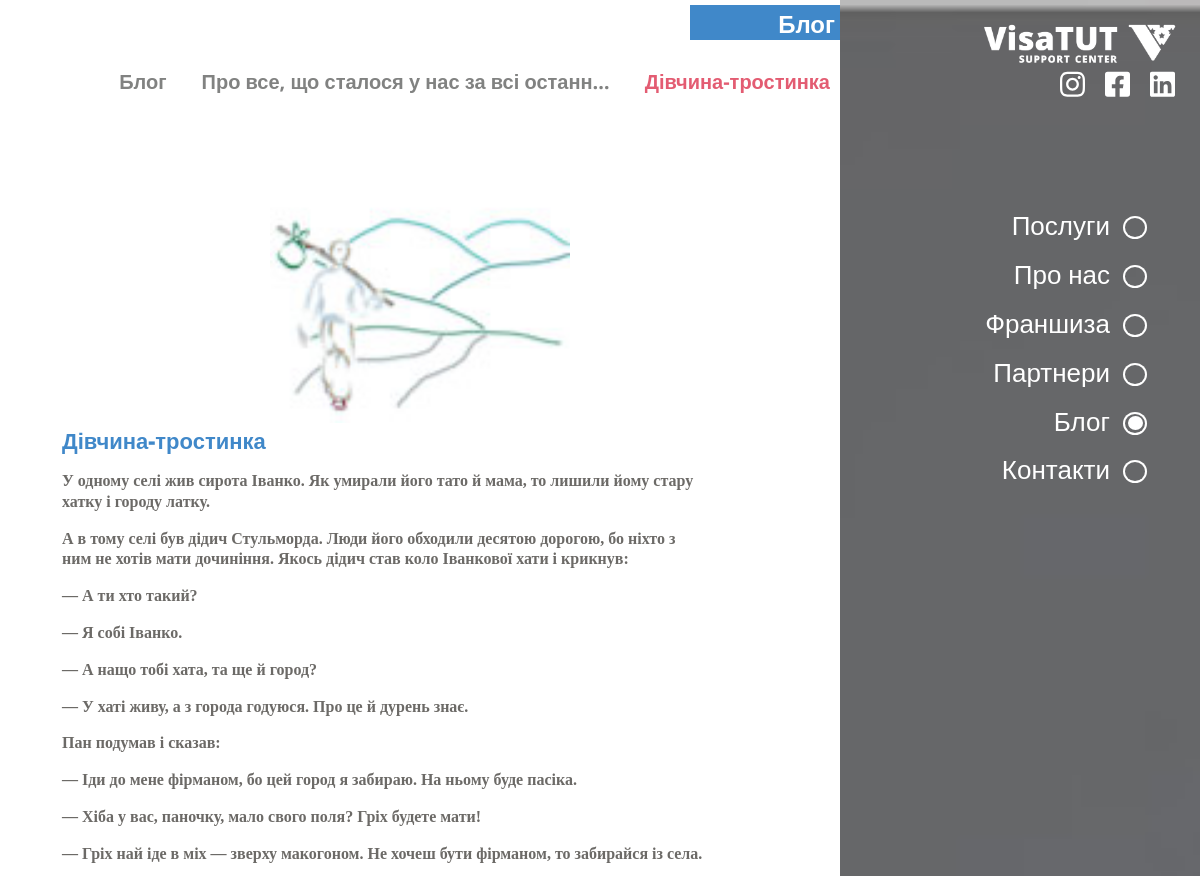
/post/about_all/4/ (upper part), run on an earlier commit of the app's database.
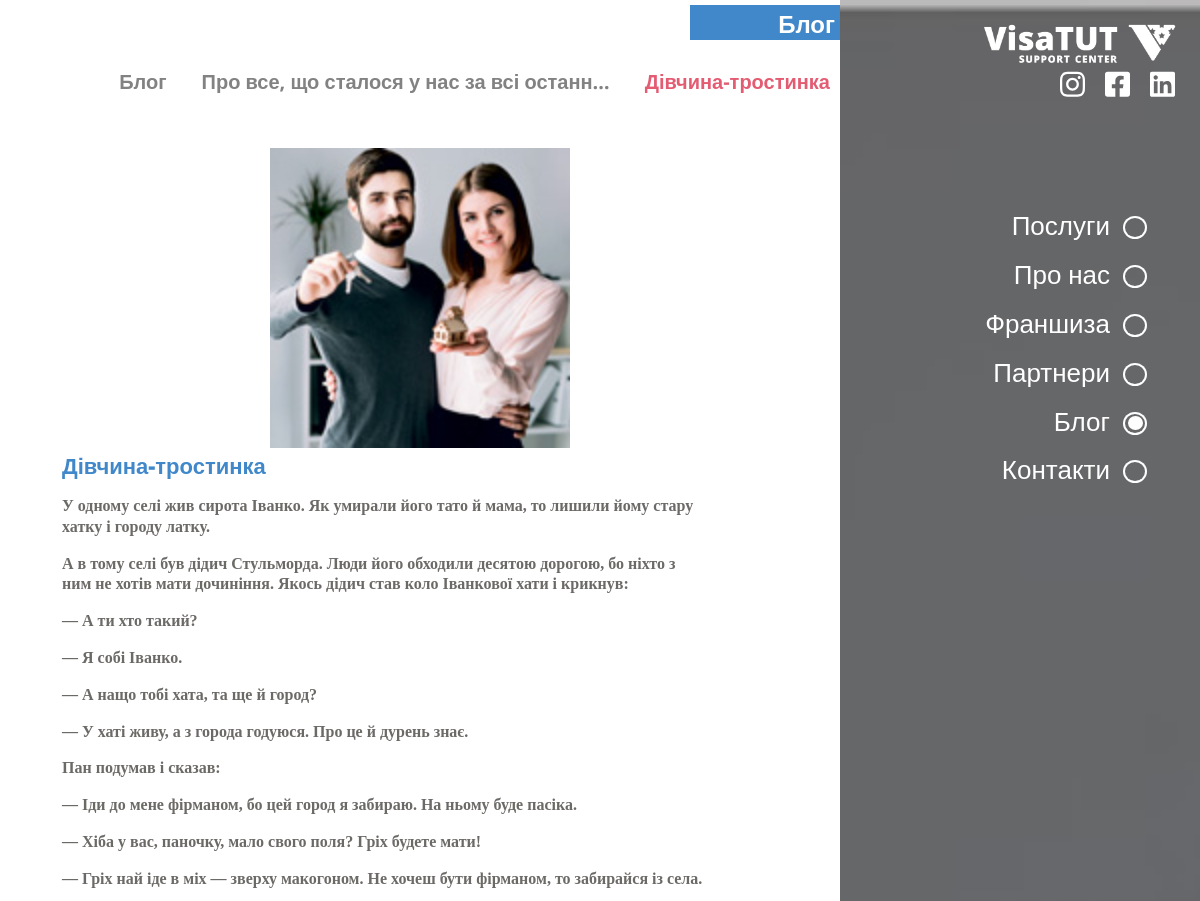
And on a later commit of the database.
### project/blog/models.py (models this page shows, shortened)
class Post(MetaData):
    title           = models.CharField(verbose_name='Заголовок', max_length=150, blank=True, null=True)
    image           = models.ImageField(verbose_name='Зображення', blank=True, null=True)
    text            = HTMLField(verbose_name='Текст', blank=True, null=True)
    post_category   = models.ForeignKey(verbose_name='Відноситься до категорії', to='PostCategory', blank=True, null=True, on_delete=models.CASCADE, related_name='post_categories')
    updated         = models.DateTimeField(verbose_name='Змінено', auto_now=True)
    def get_image_url(self):
        url = ''
        if self.image: url = self.image.url
        return url
    class Meta:
        verbose_name = 'Пост'
        verbose_name_plural = 'Пости'

### project/views.py (the view)
# urls.py: path('post/<slug>/<id>/',  post,              name='post'),
def post(request, slug, id):
    post_category   = PostCategory.objects.get(slug=slug)
    post            = Post.objects.get(id=id)
    title           = post.title
    page, created = Page.objects.get_or_create(
        code    = f"{request.META.get('PATH_INFO')}")
    if not page.title: title = post.title
    return render(request, 'post.html', locals())

### templates/post.html (shortened to what this page needs)
<!DOCTYPE html>
<html lang="en">
<head>
	<link rel="stylesheet" href="/static/css/style.css">
</head>
<body class="services_fixed blog_fixed">
	<div class="nav-bar">
		<a class="logo_link" href="#">
			<div class="logo-wrap">
				<img src="/static/img/logo.png" alt="">
			</div>
		</a>
		<div class="hidden_nav-bar">
			<div data-index="2" data-menuanchor="secondPage" class="hidden_name slide psevdo_link">
				<div class="psevdo_point">
					<div class="psevdo_sub-point">
					</div>
				</div>
				<a href="#secondPage">
					Послуги
				</a>
			</div>
			<div data-index="3" data-menuanchor="3thPage" class="hidden_name slide psevdo_link">
				<div class="psevdo_point">
					<div class="psevdo_sub-point">
					</div>
				</div>
				<a href="#3thPage">
					Про нас
				</a>
			</div>
			<div data-index="4" data-menuanchor="4thpage" class="hidden_name slide psevdo_link">
				<div class="psevdo_point">
					<div class="psevdo_sub-point">
					</div>
				</div>
				<a href="#4thpage">
					Франшиза
				</a>
			</div>
			<div data-index="5" data-menuanchor="5thpage" class="hidden_name slide psevdo_link">
				<div class="psevdo_point">
					<div class="psevdo_sub-point">
					</div>
				</div>
				<a href="#5thpage">
					Партнери
				</a>
			</div>
			<div data-index="6" data-menuanchor="6thpage" class="hidden_name slide psevdo_link">
				<div class="psevdo_point">
					<div class="psevdo_sub-point psevdo_sub-point_active">
					</div>
				</div>
				<a href="#6thpage">
					Блог
				</a>
			</div>
			<div data-index="7" data-menuanchor="7thpage" class="hidden_name slide psevdo_link">
				<div class="psevdo_point">
					<div class="psevdo_sub-point">
					</div>
				</div>
				<a href="#7thpage">
					Контакти
				</a>
			</div>
		</div>
		  <div class="sociate-block">
			<div class="sociate-prof">
			</div>
			<div class="sociate-prof">
			</div>
			<div class="sociate-prof">
			</div>
		</div>
	</div>
		<section id="sect2" class="sect_name section sect2 services2">
			<div class="default-block">
				<div class="default-content">
					<div class="main__title">
						<h1 class="title_name">
							Блог
						</h1>
					</div>
					<div class="mini-navigation-block">
						<div data-scheme="102" class="nav_name nav_name_blog ">
							Блог
						</div>
						<div class="nav_name nav_name_blog">
							<a href="{% url 'blog' post_category.slug %}">{{ post_category.title|truncatechars_html:40 }}</a>
						</div>
						<div class="nav_name nav_name_blog nav_name_active">
							{{ post.title|truncatechars_html:40 }}
						</div>
					</div>
					<div class="blog-block normalScroll">
						<div class="blog-img blog-img_for_link">
							<img src="{{ post.get_image_url }}" alt="{{ post.img_alt }}">
						</div>
						<div class="blog-text">
							<div class="blog__title">
								{{ post.title }}
							</div>
							{{ post.text|safe }}
						</div>
					</div>
				</div>
				<div class="default-image default-image-1">
				</div>
			</div>
		</section>
</body>
</html>

What changed in the data, as far as the page shows it:
changed Post "Дівчина-тростинка": get_image_url: a different picture
